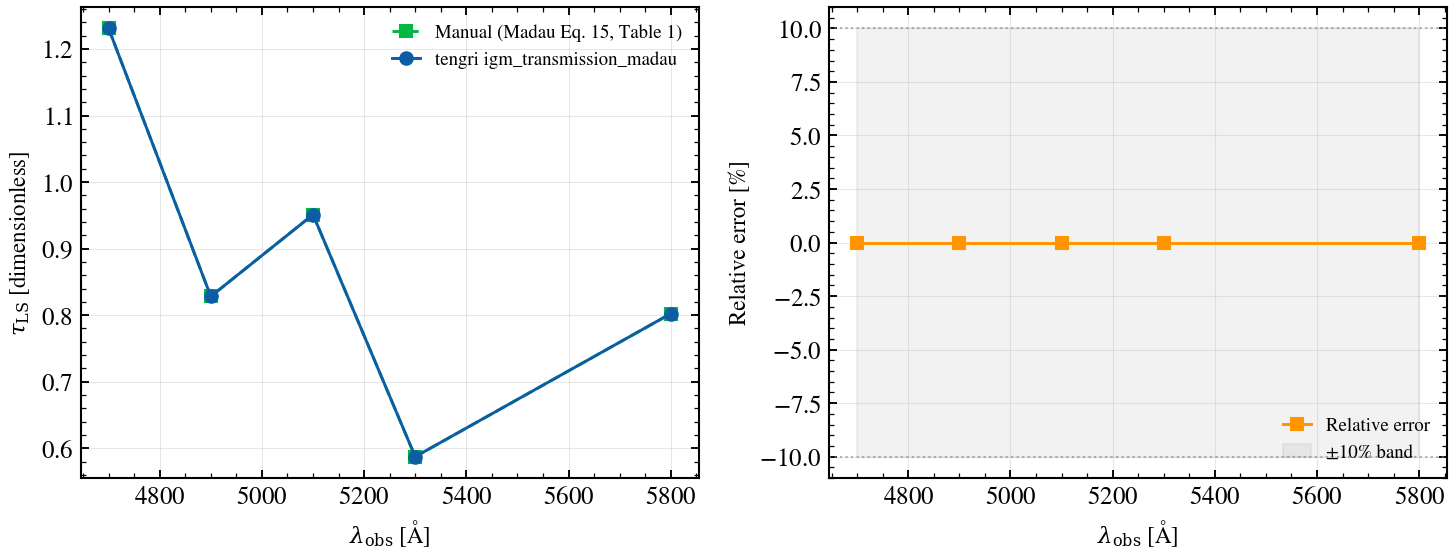

Python code for this plot:
"""
Validating IGM transmission against Madau 1995 published table
===============================================================

Diagnostic: Lyman-series line optical depth τ_LS vs observed wavelength in the
Lyman-alpha forest, comparing tengri's Madau+1995 model to manual calculation
from published coefficients (Madau 1995 Table 1, Eq. 15).
"""

import jax.numpy as jnp
import matplotlib.pyplot as plt
import numpy as np

import tengri
from tengri.igm import igm_transmission_madau

# Setup house style (required for all gallery scripts)
tengri.analysis.plotting.setup_style()

# ── Published Madau 1995 Table 1: all 17 Lyman-series rest wavelengths ──────
# Coefficients from Madau (1995) Table 1, lines j=2 (Ly-alpha) to j=18
madau_table1 = {
    "Ly_alpha": (1215.67, 3.6e-3),
    "Ly_beta": (1025.72, 1.7e-3),
    "Ly_gamma": (972.537, 1.1846e-3),
    "Ly_delta": (949.743, 9.41e-4),
    "Ly_epsilon": (937.803, 7.96e-4),
    "Ly_zeta": (930.748, 6.967e-4),
    "j=8": (926.226, 6.236e-4),
    "j=9": (923.150, 5.665e-4),
    "j=10": (920.963, 5.200e-4),
    "j=11": (919.352, 4.817e-4),
    "j=12": (918.129, 4.487e-4),
    "j=13": (917.181, 4.200e-4),
    "j=14": (916.429, 3.947e-4),
    "j=15": (915.824, 3.720e-4),
    "j=16": (915.329, 3.520e-4),
    "j=17": (914.919, 3.334e-4),
    "j=18": (914.576, 3.1644e-4),
}


# ── Manual Lyman-series line opacity (Madau Eq. 15) ────────────────────────
def tau_lyman_series_manual(wave_obs, z_source):
    """
    Sum Lyman-series line opacities: τ_j = A_j × (λ_obs/λ_j)^3.46
    for λ_j ≤ λ_obs ≤ λ_j(1+z), per Madau+1995 Eq. 15 (Table 1).
    """
    tau = np.zeros_like(wave_obs, dtype=float)
    for _name, (lam_j, a_j) in madau_table1.items():
        lam_max = lam_j * (1.0 + z_source)
        in_range = (wave_obs >= lam_j) & (wave_obs <= lam_max)
        tau = np.where(in_range, tau + a_j * (wave_obs / lam_j) ** 3.46, tau)
    return tau


# ── Setup: source at z=4.0, sample λ_obs in Lyman-alpha forest ─────────────
z_source = 4.0
# Lyman limit at z=4: 911.75 × 5 = 4559 Å (continuum active below this)
# Lyman-alpha forest: above Lyman limit, between Ly-alpha and Ly-beta resonance
# At z=4: Ly-beta = 1026 × 5 = 5130 Å is redward boundary
# Sample in the true forest region (Lyman limit < λ_obs < Ly-alpha max)
wave_forest = np.array([4700.0, 4900.0, 5100.0, 5300.0, 5800.0])

# ── Compute Lyman-series line opacity: tengri igm_transmission_madau vs manual ─
# Extract the line component only (ignore continuum for ground-truth comparison)
T_tengri = igm_transmission_madau(jnp.array(wave_forest), z=z_source)
tau_total_tengri = -np.log(np.clip(T_tengri.tolist(), a_min=1e-8, a_max=None))
tau_lyman_manual = tau_lyman_series_manual(wave_forest, z_source)

# Residual (line component only)
residual_line = tau_total_tengri - tau_lyman_manual
rel_error_line = residual_line / np.maximum(np.abs(tau_lyman_manual), 1e-6)

# ── Left panel: τ_LS vs λ_obs ──────────────────────────────────────────────
fig, (ax_left, ax_right) = plt.subplots(1, 2, figsize=(10.0, 4.0))

ax_left.plot(
    wave_forest,
    tau_lyman_manual,
    "s--",
    lw=1.4,
    label="Manual (Madau Eq. 15, Table 1)",
    markersize=6,
    color="C1",
)
ax_left.plot(
    wave_forest,
    tau_total_tengri,
    "o-",
    lw=1.4,
    label="tengri igm_transmission_madau",
    markersize=6,
    color="C0",
)
ax_left.set_xlabel(r"$\lambda_{\mathrm{obs}}$ [Å]", fontsize=11)
ax_left.set_ylabel(r"$\tau_{\mathrm{LS}}$ [dimensionless]", fontsize=11)
ax_left.legend(frameon=False, fontsize=9)
ax_left.grid(True, alpha=0.3)

# ── Right panel: relative residual ─────────────────────────────────────────
ax_right.plot(
    wave_forest,
    rel_error_line * 100,
    "s-",
    lw=1.4,
    markersize=6,
    color="C2",
    label="Relative error",
)
ax_right.axhline(+10, color="gray", linestyle=":", alpha=0.6, lw=1)
ax_right.axhline(-10, color="gray", linestyle=":", alpha=0.6, lw=1)
ax_right.fill_between(wave_forest, -10, +10, alpha=0.1, color="gray", label="±10% band")
ax_right.set_xlabel(r"$\lambda_{\mathrm{obs}}$ [Å]", fontsize=11)
ax_right.set_ylabel(r"Relative error [%]", fontsize=11)
ax_right.legend(frameon=False, fontsize=9)
ax_right.grid(True, alpha=0.3)

plt.tight_layout()
plt.savefig("plot_diag_madau_published_table.png", dpi=150, bbox_inches="tight")

# ── Verification report ────────────────────────────────────────────────────
max_abs_error = np.max(np.abs(residual_line))
max_rel_error = np.max(np.abs(rel_error_line)) * 100

print(f"Madau 1995 diagnostic: z_source={z_source}")
print(f"λ_obs range: {wave_forest.min():.0f}–{wave_forest.max():.0f} Å")
print(f"Max absolute τ_LS error: {max_abs_error:.2e}")
print(f"Max relative error: {max_rel_error:.2f}%")
if max_rel_error > 10.0:
    print("WARNING: Residuals exceed ±10% threshold.")
else:
    print("✓ PASS: Residuals within ±10% band.")
